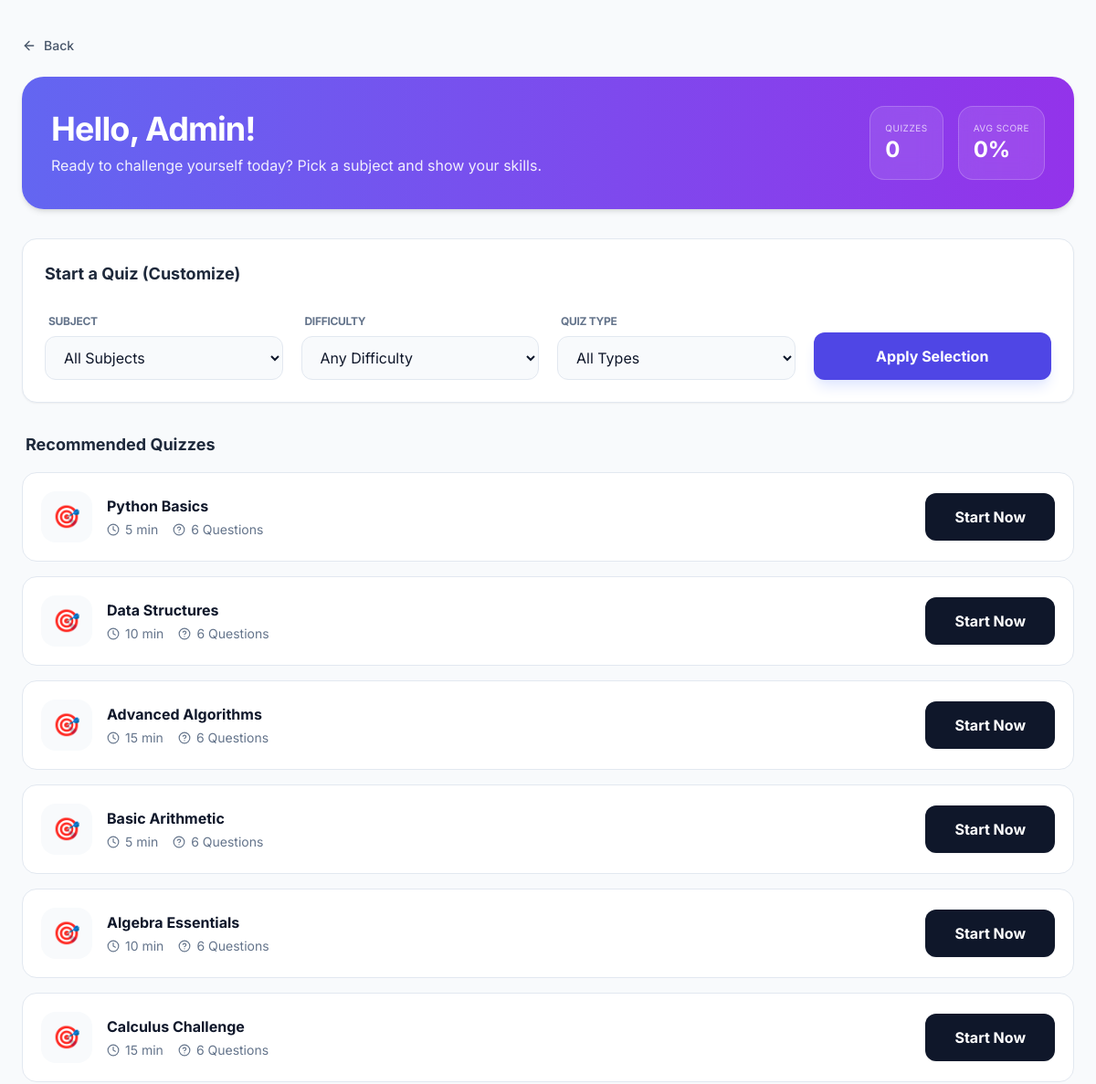
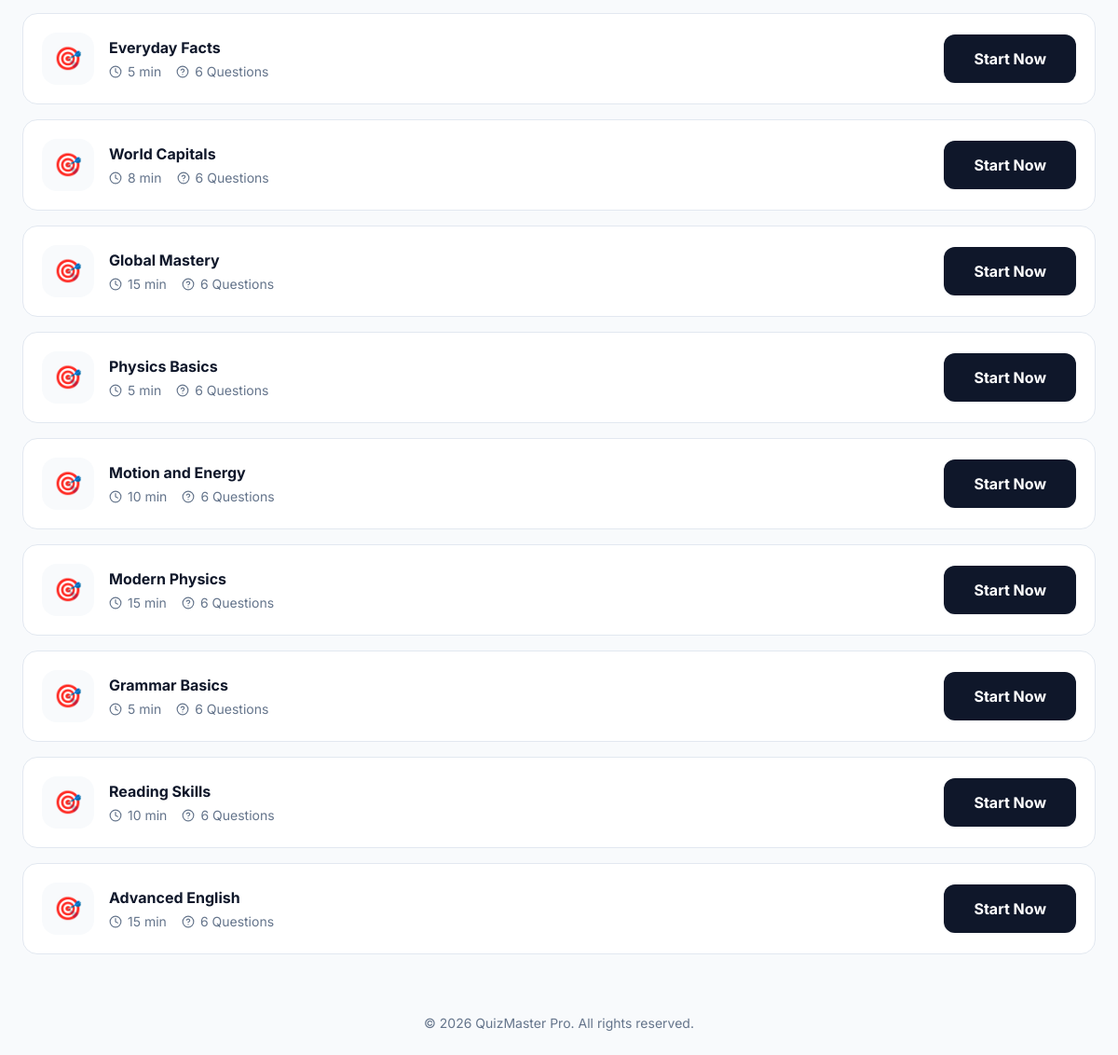
The app's page /dashboard (signed in) with its own data (2 pictures, top to bottom).
### tables this page shows
CREATE TABLE quizzes (
    id INT AUTO_INCREMENT PRIMARY KEY,
    subject_id INT NOT NULL,
    title VARCHAR(200) NOT NULL,
    difficulty ENUM('low','medium','high') DEFAULT 'medium',
    time_limit INT DEFAULT 600,
    total_marks INT DEFAULT 0,
    is_active TINYINT(1) DEFAULT 1,
    created_at TIMESTAMP DEFAULT CURRENT_TIMESTAMP,
    FOREIGN KEY (subject_id) REFERENCES subjects(id) ON DELETE CASCADE
);

### Core/Controller.php (called while the page is built, shortened)
<?php
abstract class Controller
{
    protected function render(string $view, array $data = []): void
    {
        extract($data, EXTR_SKIP);
        $viewFile = APP_PATH . '/Views/' . $view . '.php';
        include $viewFile;
    }
}

### app/Controllers/DashboardController.php (called while the page is built, shortened)
<?php
class DashboardController extends Controller
{
    private QuizModel $quizModel;
    public function __construct()
    {
        require_once APP_PATH . '/Models/QuizModel.php';
        $this->quizModel = new QuizModel();
    }
    public function index(): void
    {
        $myResults = $this->quizModel->getUserResults((int) $_SESSION['user_id']);
        $selectedSubject = !empty($_GET['subject']) ? (int) $_GET['subject'] : null;
        $selectedDifficulty = !empty($_GET['difficulty']) ? sanitizeInput((string) $_GET['difficulty']) : null;
        $selectedType = !empty($_GET['type']) ? sanitizeInput((string) $_GET['type']) : 'all';
        $quizzes = $this->quizModel->getQuizzes($selectedSubject, $selectedDifficulty, $selectedType);
        $quizCount = count($myResults);
        $avgScore = 0.0;
        $this->render('dashboard/index', compact(
            'subjects',
            'leaderboard',
            'myResults',
            'quizzes',
            'selectedSubject',
            'selectedDifficulty',
            'selectedType',
            'quizCount',
            'avgScore'
        ));
    }
}

### Core/Router.php (called while the page is built, shortened)
<?php
class Router
{
    private string $method = 'index';
    public function dispatch(): void
    {
        $url = $this->parseUrl();
        if (!empty($url[0])) {
            $ctrlName = ucfirst(strtolower($url[0])) . 'Controller';
            $ctrlClass = self::CTRL_NAMESPACE . $ctrlName;
            if (class_exists($ctrlClass)) {
                unset($url[0]);
            } else {
                $this->notFound();
                return;
            }
        }
        $this->params = $url ? array_values($url) : [];
        $controllerInstance = new $ctrlClass();
        call_user_func_array([$controllerInstance, $this->method], $this->params);
    }
    private function parseUrl(): array
    {
        if (!empty($_GET['url'])) {
            $url = rtrim((string) $_GET['url'], '/');
            return explode('/', filter_var($url, FILTER_SANITIZE_URL));
        }
        $uri = $_SERVER['REQUEST_URI'] ?? '';
        $uri = strtok($uri, '?');
        $uri = trim($uri, '/');
        return explode('/', filter_var($uri, FILTER_SANITIZE_URL));
    }
}

### index.php (called while the page is built, shortened)
<?php
spl_autoload_register(function (string $class): void {
    $prefixes = [
        'Core\\' => CORE_PATH . '/',
        'App\\Controllers\\' => APP_PATH . '/Controllers/',
        'App\\Models\\' => APP_PATH . '/Models/',
    ];
    foreach ($prefixes as $prefix => $dir) {
        if (str_starts_with($class, $prefix)) {
            $relative = substr($class, strlen($prefix));
            $file = $dir . str_replace('\\', '/', $relative) . '.php';
            if (file_exists($file)) {
                return;
            }
        }
    }
});
require_once APP_PATH . '/helpers.php';
$router = new Core\Router();
$router->dispatch();

### Core/Database.php (called while the page is built, shortened)
<?php
class Database
{
    private static ?Database $instance = null;
    private PDO $pdo;
    private string $host = 'localhost';
    private string $dbname = 'quizmaster';
    private string $user = 'root';
    private string $pass = '';
    private string $charset = 'utf8mb4';
    private function connect(): void
    {
        $dsn = "mysql:host={$this->host};dbname={$this->dbname};charset={$this->charset}";
        $options = [
            PDO::ATTR_ERRMODE            => PDO::ERRMODE_EXCEPTION,
            PDO::ATTR_DEFAULT_FETCH_MODE => PDO::FETCH_ASSOC,
            PDO::ATTR_EMULATE_PREPARES   => false,
            PDO::ATTR_PERSISTENT         => false,
            PDO::MYSQL_ATTR_INIT_COMMAND => "SET SESSION wait_timeout=28800, SESSION interactive_timeout=28800",
        ];
        try {
            $this->pdo = new PDO($dsn, $this->user, $this->pass, $options);
        } catch (PDOException $e) {
            error_log('[QuizMaster] DB connection error: ' . $e->getMessage());
            http_response_code(500);
            die('Database connection failed.');
        }
    }
    public static function getInstance(): Database
    {
        if (self::$instance === null) {
            self::$instance = new self();
        }
        return self::$instance;
    }
    public function query(string $sql, array $params = []): PDOStatement
    {
        try {
            $stmt = $this->pdo->prepare($sql);
            $stmt->execute($params);
            return $stmt;
        } catch (PDOException $e) {
            if ($e->errorInfo[1] === 2006 || $e->errorInfo[1] === 2013) {
                error_log('[QuizMaster] MySQL gone away — reconnecting…');
                $this->connect();
                $stmt = $this->pdo->prepare($sql);
                $stmt->execute($params);
                return $stmt;
            }
            throw $e;
        }
    }
    public function fetchAll(string $sql, array $params = []): array
    {
        return $this->query($sql, $params)->fetchAll();
    }
}

### app/Models/QuizModel.php (called while the page is built, shortened)
<?php
class QuizModel
{
    private Database $db;
    public function __construct()
    {
        $this->db = Database::getInstance();
    }
    public function getUserResults(int $userId): array
    {
        return $this->db->fetchAll(
            "SELECT r.*, q.title, q.difficulty, s.name AS subject_name, s.icon
             FROM results r
             JOIN quizzes q ON r.quiz_id = q.id
             JOIN subjects s ON q.subject_id = s.id
             WHERE r.user_id = :uid
             ORDER BY r.submitted_at DESC",
            [':uid' => $userId]
        );
    }
    public function getQuizzes(?int $subjectId = null, ?string $difficulty = null, string $type = 'all'): array
    {
        $sql = "SELECT q.*, s.name AS subject_name, s.icon,
                       (SELECT COUNT(*) FROM questions
                        WHERE quiz_id = q.id
                        AND (:type1 = 'all' OR question_type = :type2)) AS question_count
                FROM quizzes q
                JOIN subjects s ON q.subject_id = s.id
                WHERE q.is_active = 1";
        $params = [
            ':type1' => $type,
            ':type2' => $type
        ];
        $sql .= " AND (SELECT COUNT(*) FROM questions
                       WHERE quiz_id = q.id
                       AND (:type3 = 'all' OR question_type = :type4)) > 0";
        $params[':type3'] = $type;
        $params[':type4'] = $type;
        return $this->db->fetchAll($sql, $params);
    }
}

### app/helpers.php (called while the page is built, shortened)
<?php
function xss(mixed $value): string
{
    return htmlspecialchars((string) $value, ENT_QUOTES | ENT_HTML5, 'UTF-8');
}

### app/Views/dashboard/index.php (the view, shortened to what this page needs)
<?php
include APP_PATH . '/Views/partials/head.php';
?>
<main class="flex-1">
  <div class="max-w-7xl mx-auto px-4 sm:px-6 py-8 md:py-10 w-full">
    <button onclick="history.back()"
    class="inline-flex items-center gap-2 text-slate-600 hover:text-indigo-600 transition text-sm font-medium mb-4 md:mb-6">
      <i data-lucide="arrow-left" class="w-4 h-4"></i> Back
    </button>
    <div class="bg-gradient-to-r from-indigo-500 to-purple-600 text-white rounded-3xl p-6 md:p-8 shadow-md mb-8 transition hover:shadow-lg">
      <div class="flex flex-col md:flex-row md:items-center justify-between gap-6">
        <div>
          <h2 class="text-2xl sm:text-4xl font-bold tracking-tight">
            Hello, <?= explode(' ', $_SESSION['user_name'] ?? 'Student')[0] ?>!
          </h2>
          <p class="opacity-90 mt-2">Ready to challenge yourself today? Pick a subject and show your skills.</p>
        </div>
        <div class="flex gap-4">
          <div class="bg-white/10 backdrop-blur-md rounded-2xl p-4 border border-white/20">
            <p class="text-[10px] uppercase opacity-70 tracking-wider">Quizzes</p>
            <p class="text-2xl font-bold"><?= (int)($quizCount ?? 0) ?></p>
          </div>
          <div class="bg-white/10 backdrop-blur-md rounded-2xl p-4 border border-white/20">
            <p class="text-[10px] uppercase opacity-70 tracking-wider">Avg Score</p>
            <p class="text-2xl font-bold"><?= (int)($avgScore ?? 0) ?>%</p>
          </div>
        </div>
      </div>
    </div>
    <section class="bg-white rounded-2xl shadow-sm p-6 border border-slate-200 mb-8">
      <h3 class="text-lg font-bold mb-6 text-slate-800">Start a Quiz (Customize)</h3>
      <form method="GET" action="" class="grid grid-cols-1 sm:grid-cols-2 lg:grid-cols-4 gap-5">
        <div class="space-y-1.5">
          <label class="text-xs font-bold text-slate-500 uppercase ml-1 tracking-tight">Subject</label>
          <select name="subject" class="w-full rounded-xl border border-slate-200 bg-slate-50 px-4 py-3 outline-none focus:ring-2 focus:ring-indigo-500/20 focus:border-indigo-500 transition">
            <option value="">All Subjects</option>
          </select>
        </div>
        <div class="space-y-1.5">
          <label class="text-xs font-bold text-slate-500 uppercase ml-1 tracking-tight">Difficulty</label>
          <select name="difficulty" class="w-full rounded-xl border border-slate-200 bg-slate-50 px-4 py-3 outline-none focus:ring-2 focus:ring-indigo-500/20 focus:border-indigo-500 transition">
            <option value="">Any Difficulty</option>
          </select>
        </div>
        <div class="space-y-1.5">
          <label class="text-xs font-bold text-slate-500 uppercase ml-1 tracking-tight">Quiz Type</label>
          <select name="type" class="w-full rounded-xl border border-slate-200 bg-slate-50 px-4 py-3 outline-none focus:ring-2 focus:ring-indigo-500/20 focus:border-indigo-500 transition">
            <option value="">All Types</option>
          </select>
        </div>
        <div class="flex items-end">
          <button class="w-full bg-indigo-600 text-white font-bold py-3.5 rounded-xl hover:bg-indigo-700 transition shadow-lg shadow-indigo-100 active:scale-95">
            Apply Selection
          </button>
        </div>
      </form>
    </section>
    <div class="space-y-4">
      <h3 class="text-lg font-bold text-slate-800 ml-1">Recommended Quizzes</h3>
      <div class="grid gap-4">
        <?php if(!empty($quizzes)): foreach($quizzes as $quiz): ?>
          <div class="group bg-white p-5 rounded-2xl border border-slate-200 flex flex-col md:flex-row justify-between items-center gap-4 hover:shadow-md hover:border-indigo-200 transition-all">
            <div class="flex items-center gap-4 w-full md:w-auto">
              <div class="w-14 h-14 bg-slate-50 text-indigo-600 rounded-2xl flex items-center justify-center font-bold text-2xl group-hover:bg-indigo-50 transition-colors">
                🎯
              </div>
              <div>
                <h4 class="font-bold text-slate-900 group-hover:text-indigo-600 transition-colors"><?= xss($quiz['title']) ?></h4>
                <div class="flex flex-wrap gap-x-4 gap-y-1 mt-1">
                   <p class="text-sm text-slate-500 flex items-center gap-1.5">
                     <i data-lucide="clock" class="w-3.5 h-3.5"></i> <?= (int)($quiz['time_limit'] / 60) ?> min
                   </p>
                   <p class="text-sm text-slate-500 flex items-center gap-1.5">
                     <i data-lucide="help-circle" class="w-3.5 h-3.5"></i> <?= (int)$quiz['question_count'] ?> Questions
                   </p>
                </div>
              </div>
            </div>
            <a href="<?= BASE_URL ?>/quiz/start/<?= (int)$quiz['id'] ?>" class="w-full md:w-auto bg-slate-900 text-white px-8 py-3.5 rounded-xl font-bold hover:bg-indigo-600 transition text-center shadow-sm">
              Start Now
            </a>
          </div>
        <?php endforeach; endif; ?>
      </div>
    </div>
  </div>
</main>
<?php include APP_PATH . '/Views/partials/footer.php'; ?>

### app/Views/partials/head.php (style rules this page uses)
body { font-family: 'Inter', sans-serif; }

### records on screen
quizzes: title "Python Basics", $quiz['time_limit']/60 "5", question_count "6"
quizzes: title "Data Structures", $quiz['time_limit']/60 "10", question_count "6"
quizzes: title "Advanced Algorithms", $quiz['time_limit']/60 "15", question_count "6"
quizzes: title "Basic Arithmetic", $quiz['time_limit']/60 "5", question_count "6"
quizzes: title "Algebra Essentials", $quiz['time_limit']/60 "10", question_count "6"
quizzes: title "Calculus Challenge", $quiz['time_limit']/60 "15", question_count "6"
quizzes: title "Everyday Facts", $quiz['time_limit']/60 "5", question_count "6"
quizzes: title "World Capitals", $quiz['time_limit']/60 "8", question_count "6"
quizzes: title "Global Mastery", $quiz['time_limit']/60 "15", question_count "6"
quizzes: title "Physics Basics", $quiz['time_limit']/60 "5", question_count "6"
quizzes: title "Motion and Energy", $quiz['time_limit']/60 "10", question_count "6"
quizzes: title "Modern Physics", $quiz['time_limit']/60 "15", question_count "6"
quizzes: title "Grammar Basics", $quiz['time_limit']/60 "5", question_count "6"
quizzes: title "Reading Skills", $quiz['time_limit']/60 "10", question_count "6"
quizzes: title "Advanced English", $quiz['time_limit']/60 "15", question_count "6"

### other values on screen
explode(' ', $_SESSION['user_name'] ?? 'Student')[0] "Admin"
$quizCount "0"
$avgScore "0"
